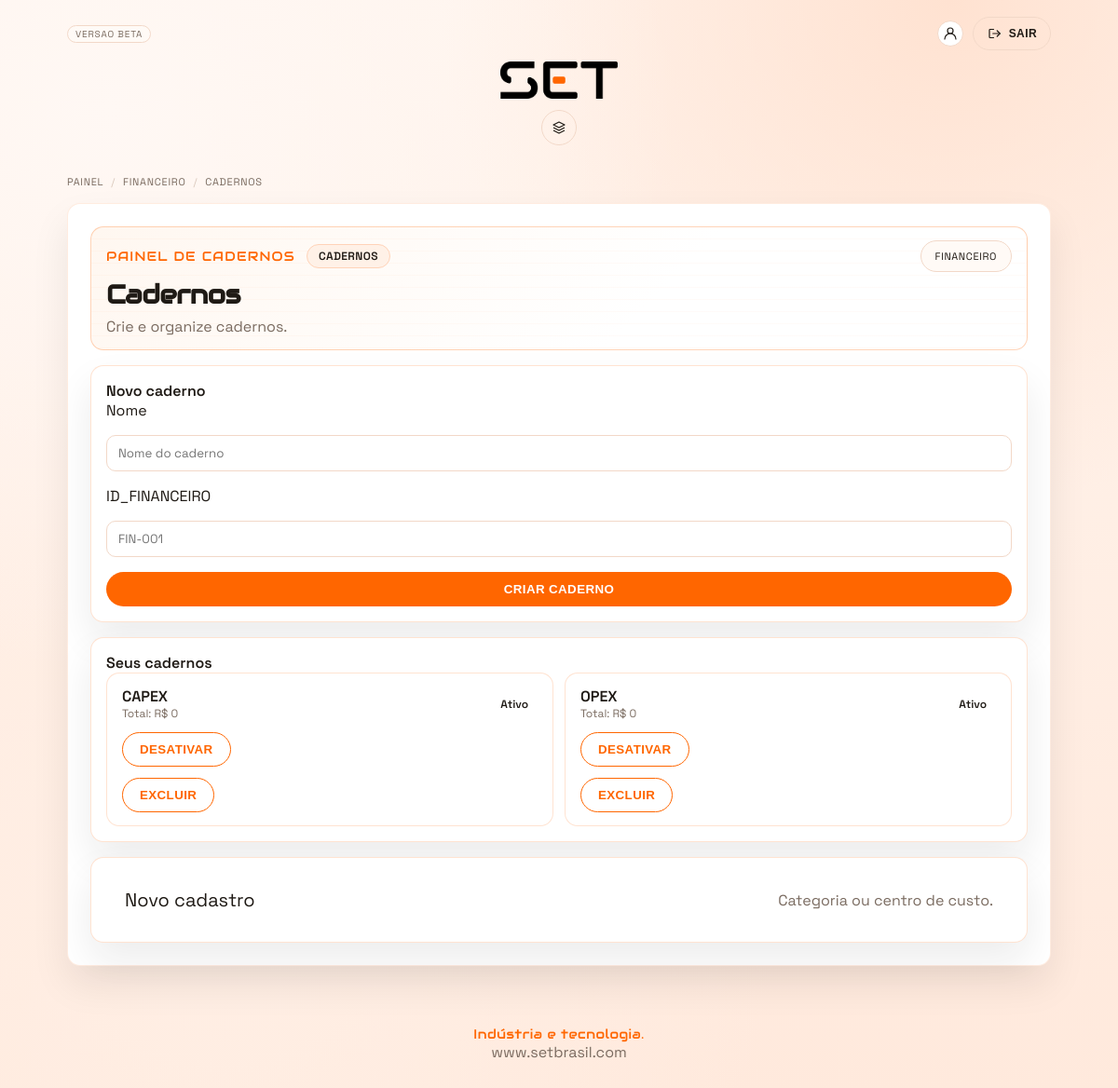
Screenshot of /financeiro/cadernos/ (signed in) with the database file from the repository.
### core/models.py (models this page shows, shortened)
class Caderno(models.Model):
    nome = models.CharField(max_length=80)
    criador = models.ForeignKey(
        "PerfilUsuario",
        on_delete=models.SET_NULL,
        null=True,
        blank=True,
        related_name="cadernos_criados",
    )
    id_financeiro = models.ForeignKey(
        "FinanceiroID",
        on_delete=models.SET_NULL,
        null=True,
        blank=True,
        related_name="cadernos",
    )
    ativo = models.BooleanField(default=True)
    criado_em = models.DateTimeField(auto_now_add=True)

### core/views.py (the view, shortened to what this page needs)
# urls.py: path('financeiro/cadernos/', views.financeiro_cadernos, name="financeiro_cadernos"),
@login_required
def financeiro_cadernos(request):
    cliente = _get_cliente(request.user)
    if not cliente and not request.user.is_staff:
        return HttpResponseForbidden("Sem cadastro de cliente.")
    message = request.GET.get("msg", "").strip()
    message_level = request.GET.get("level", "").strip() or "info"
    open_cadastro = request.GET.get("cadastro", "").strip()
    total_expr = ExpressionWrapper(
        F("compras__itens__valor") * F("compras__itens__quantidade"),
        output_field=DecimalField(max_digits=12, decimal_places=2),
    )
    cadernos = (
        Caderno.objects.filter(Q(criador=cliente) | Q(id_financeiro__in=cliente.financeiros.all()))
        .annotate(total=Sum(total_expr))
        .order_by("nome")
    )
    return render(
        request,
        "core/financeiro_cadernos.html",
        {
            "cadernos": cadernos,
            "message": message,
            "message_level": message_level,
            "open_cadastro": open_cadastro,
        },
    )

### core/views.py (called while the page is built)
def _get_cliente(user):
    try:
        return user.perfilusuario
    except PerfilUsuario.DoesNotExist:
        email = (user.email or user.username or "").strip().lower()
        if not email:
            return None
        return PerfilUsuario.objects.filter(email__iexact=email).first()

### core/templates/core/financeiro_cadernos.html (shortened to what this page needs)
{% extends "core/base.html" %}
{% load static %}
{% block breadcrumbs %}
  <nav class="page-crumbs" aria-label="Breadcrumb">
    <a href="{% url 'painel' %}">Painel</a>
    <span class="crumb-sep">/</span>
    <a href="{% url 'financeiro' %}">Financeiro</a>
    <span class="crumb-sep">/</span>
    <span>Cadernos</span>
  </nav>
{% endblock %}
{% block content %}
  <section class="card stack">
    <div class="page-hud">
      <div class="hud-top">
        <div class="hud-title">Painel de cadernos</div>
        <div class="hud-pill">Cadernos</div>
        <div class="hud-menu" aria-label="Menu do modulo">
          <a class="hud-menu-pill" href="{% url 'financeiro' %}">Financeiro</a>
        </div>
      </div>
      <div class="page-hud-head">
        <div>
          <h1 class="page-title">Cadernos</h1>
          <p class="page-subtitle">Crie e organize cadernos.</p>
        </div>
      </div>
    </div>
    <div class="finance-card">
      <div class="panel-title">Novo caderno</div>
      <form method="post" class="stack">
        <label>Nome</label>
        <input type="text" name="nome" placeholder="Nome do caderno" required>
        <label>ID_FINANCEIRO</label>
        <input type="text" name="id_financeiro" placeholder="FIN-001">
        <button class="btn btn-primary" type="submit">Criar caderno</button>
      </form>
    </div>
    <div class="finance-card">
      <div class="panel-title">Seus cadernos</div>
      {% if cadernos %}
        <div class="proposal-grid">
          {% for c in cadernos %}
            <div class="proposal-card">
              <a class="proposal-link" href="{% url 'financeiro_caderno_detail' c.id %}" aria-label="Abrir caderno"></a>
              <div class="proposal-head">
                <div>
                  <div class="proposal-title">{{ c.nome }}</div>
                  <div class="proposal-meta">Total: R$ {{ c.total|default:0 }}</div>
                </div>
                <span class="badge">{{ c.ativo|yesno:"Ativo,Inativo" }}</span>
              </div>
              <form method="post" class="proposal-actions">
                <button class="btn btn-outline" type="submit">
                  {% if c.ativo %}Desativar{% else %}Ativar{% endif %}
                </button>
              </form>
              <form method="post" class="proposal-actions">
                <button class="btn btn-outline" type="submit">Excluir</button>
              </form>
            </div>
          {% endfor %}
        </div>
      {% else %}
        <p class="muted">Nenhum caderno cadastrado.</p>
      {% endif %}
    </div>
    <details class="finance-card" {% if open_cadastro == 'categoria' or open_cadastro == 'centro' %}open{% endif %}>
      <summary class="io-discrete-summary">
        <span class="io-title">Novo cadastro</span>
        <span class="muted">Categoria ou centro de custo.</span>
      </summary>
    </details>
  </section>
{% endblock %}

### rows the page displays
Caderno: nome "CAPEX", total "0", ativo "Ativo", shows "DESATIVAR"
Caderno: nome "OPEX", total "0", ativo "Ativo", shows "DESATIVAR"
